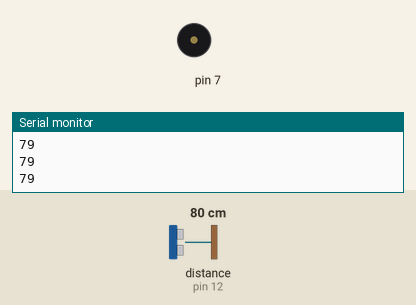
The sketch below on a simulated Arduino Uno, built with avr-gcc and run on an emulated ATmega328P. Parts: buzzer (waves = sounding), the last lines printed to the serial monitor. Wiring (inferred from the names in the program): ultrasonic range finder: trigger pin 11; echo pin 12. The test bench sets the inputs (shaded band); at power-on: distance to the obstacle (sensor on pin 12) 80 cm. The echo pulse lasts 58.3 µs per cm.

Above: at 3.8 s.
3.9 s: distance to the obstacle (sensor on pin 12) set to 12 cm
6.7 s: distance to the obstacle (sensor on pin 12) set to 9 cm
At 10.4 s:
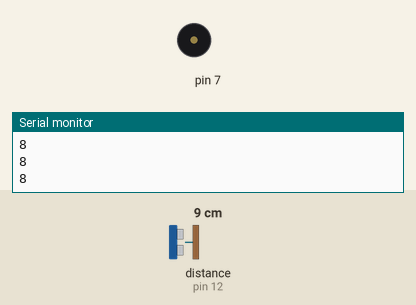
10.5 s: distance to the obstacle (sensor on pin 12) set to 18 cm
At 11.0 s:
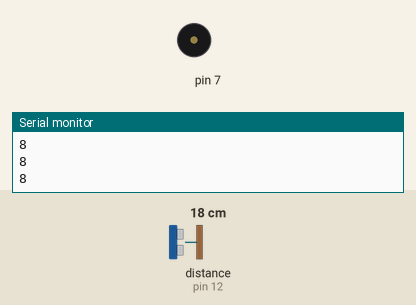
13.3 s: distance to the obstacle (sensor on pin 12) set to 7 cm
At 15.8 s:
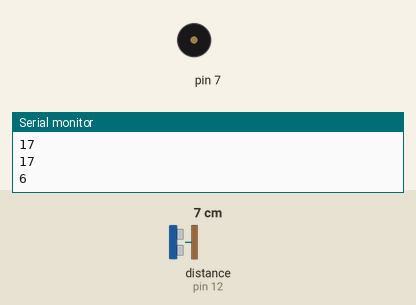
Timing chart, 0 to 19.5 s (numbered marks = the images above; inputs shaded):
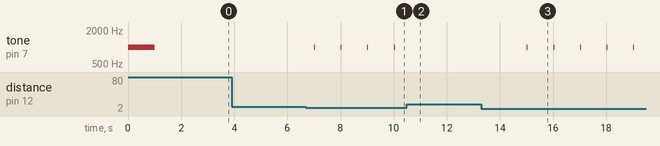

The sketch:

lab1-3.ino
```cpp
#define echoPin 12
#define trigPin 11

unsigned long start_time = 0;
int done = 1;
long distance_in_cm;

void setup() {
 Serial.begin (9600);
 pinMode(echoPin, INPUT);
 pinMode(trigPin, OUTPUT);
}

void loop() {
  measure_distance();
  Serial.print(distance_in_cm);
  Serial.println("");

  if (distance_in_cm < 10){
    if (distance_in_cm <= 4){
      tone(7, 1000, 1000);
    }
    else {
      tone(7, 1000, 10);
    }
  }
  delay(1000);
}

void measure_distance() {
  long duration;

  if (done) {
    // reset start_time only if the distance has been measured
    // in the last invocation of the method
    done = 0;
    start_time = millis();
    digitalWrite(trigPin, LOW);
  }

  if (millis() > start_time + 2) {
    digitalWrite(trigPin, HIGH);
  }

  if (millis() > start_time + 10) {
    digitalWrite(trigPin, LOW);
    duration = pulseIn(echoPin, HIGH);
    distance_in_cm = (duration / 2.0) / 29.1;
    done = 1;
  }

}
```

Measured:
- the behaviour switches between 11 and 10 cm on distance to the obstacle (sensor on pin 12) (found by bisection; images 0 and 1)
- after the input at 6.7 s, tone on pin 7: alternates 1000 Hz for 0.01 s and silent for 0.99 s, starting after 0.31 s
- after the input at 10.5 s, tone on pin 7: stops changing and stays silent
- after the input at 13.3 s, tone on pin 7: alternates 1000 Hz for 0.01 s and silent for 0.99 s, starting after 1.7 s
